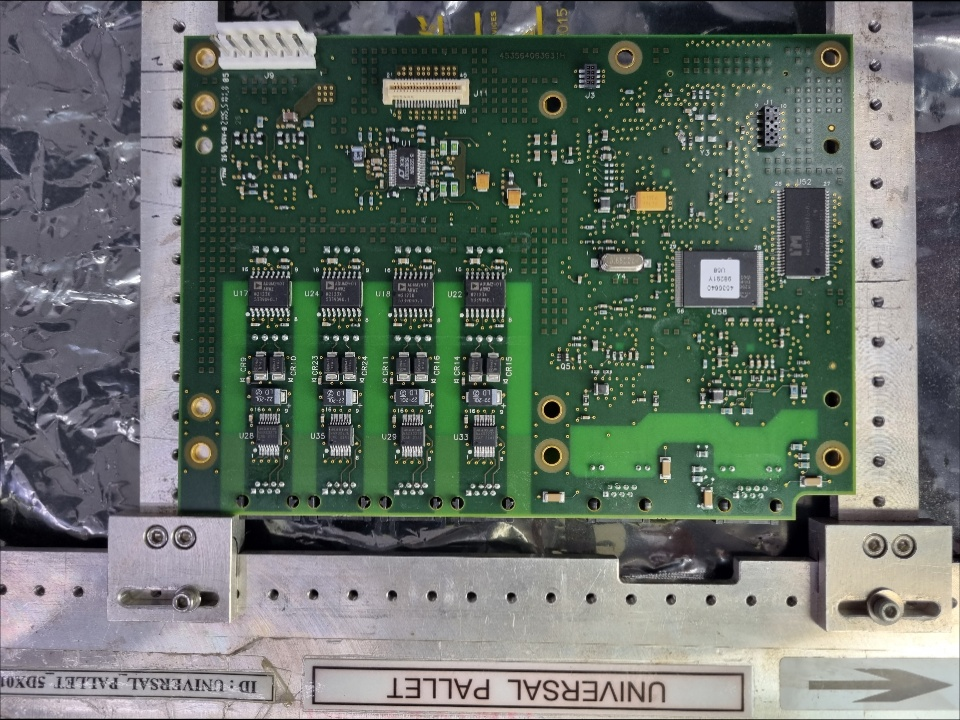
#> input picture im1reg.jpg, 960 x 720 px
$ python compcb.py
#> lines starting #> are read from the running program, lines starting #| are printed output that depends on the picture; after the words box and inside, x2 and y2 are one past the last pixel; in counts of white or black regions, pixels touching at a corner belong together
import cv2
import numpy as np

kernel = np.ones((7,7),np.uint8)

img1 = cv2.imread("im1reg.jpg")
#> img1 is the input picture: shape (720, 960, 3); mean B, G, R 104, 111.8, 102.3
#img1 = cv2.resize(img1, (640, 480))
image1 = img1

img2 = cv2.imread("im2reg.jpg")
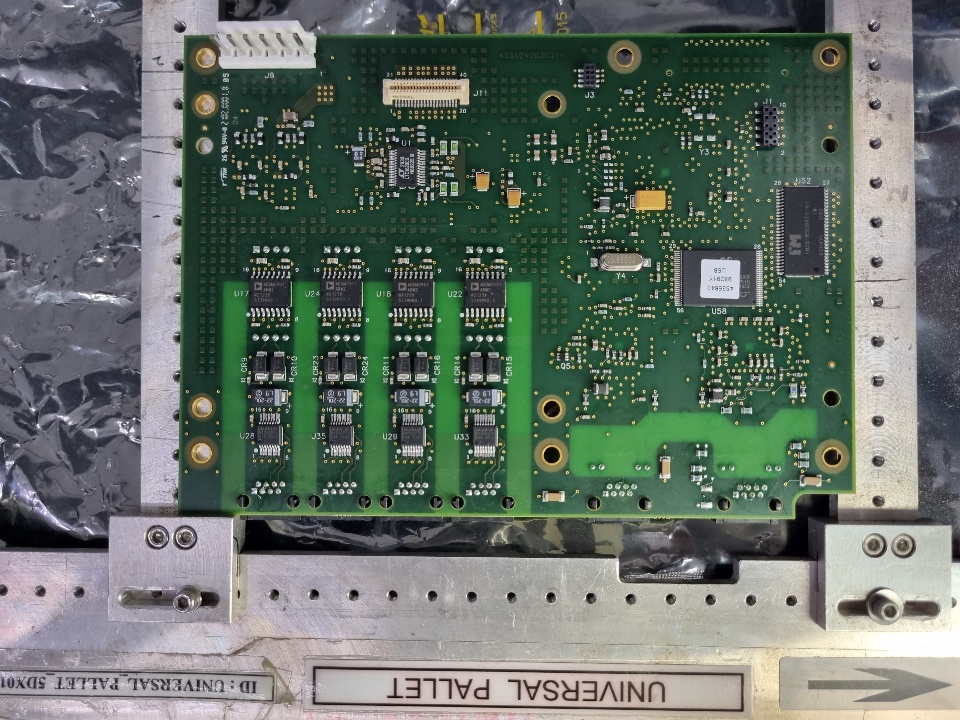
#> input picture im2reg.jpg, 960 x 720 px
#> img2 is the input picture: shape (720, 960, 3); mean B, G, R 103.8, 112.1, 101.5
#img2 = cv2.resize(img2, (640, 480))
image2 = img2
#Changing color space
g_o_img = cv2.cvtColor(image1, cv2.COLOR_BGR2LAB)   [...,0]
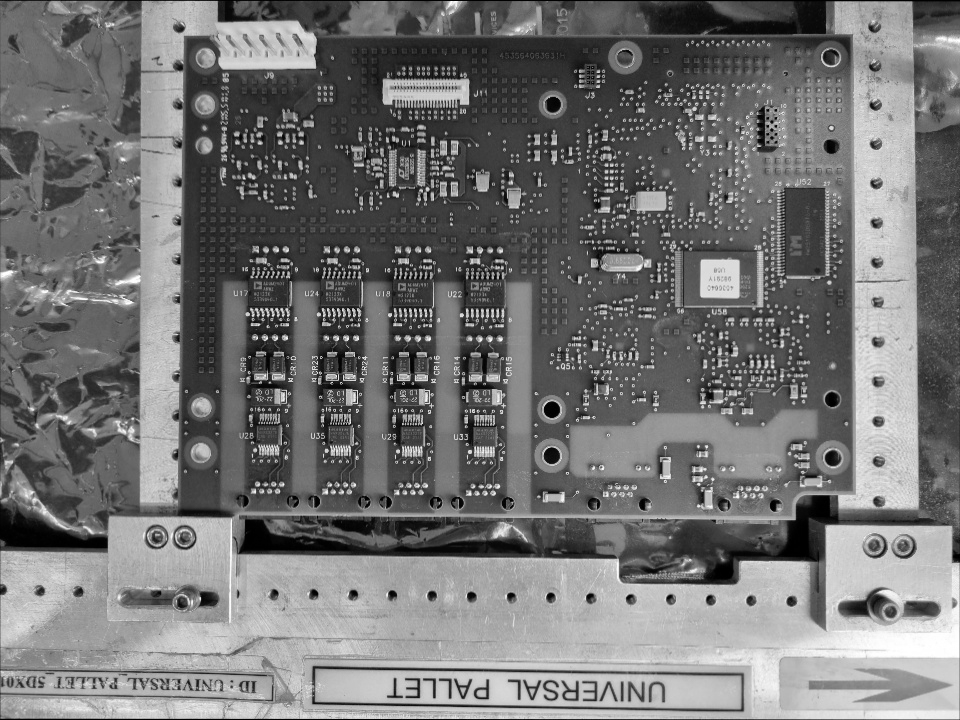
#> g_o_img: shape (720, 960); min 0, max 255, mean 115.7
g_def_img = cv2.cvtColor(image2, cv2.COLOR_BGR2LAB)[...,0]
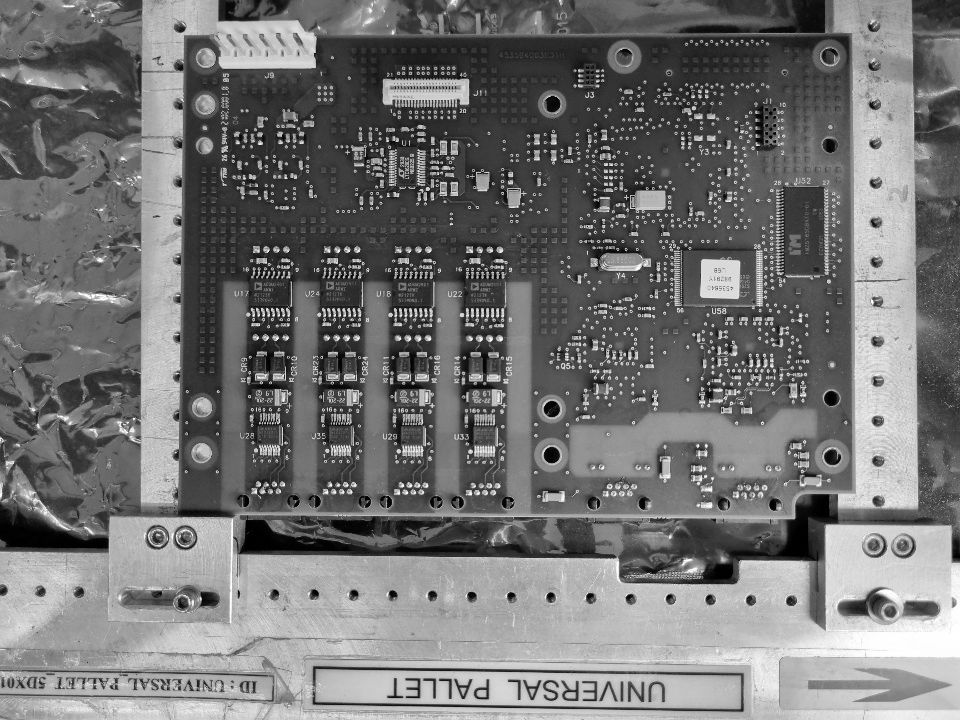
#> g_def_img: shape (720, 960); min 0, max 255, mean 115.8

#Image subtraction
sub =cv2.subtract(g_o_img, g_def_img)
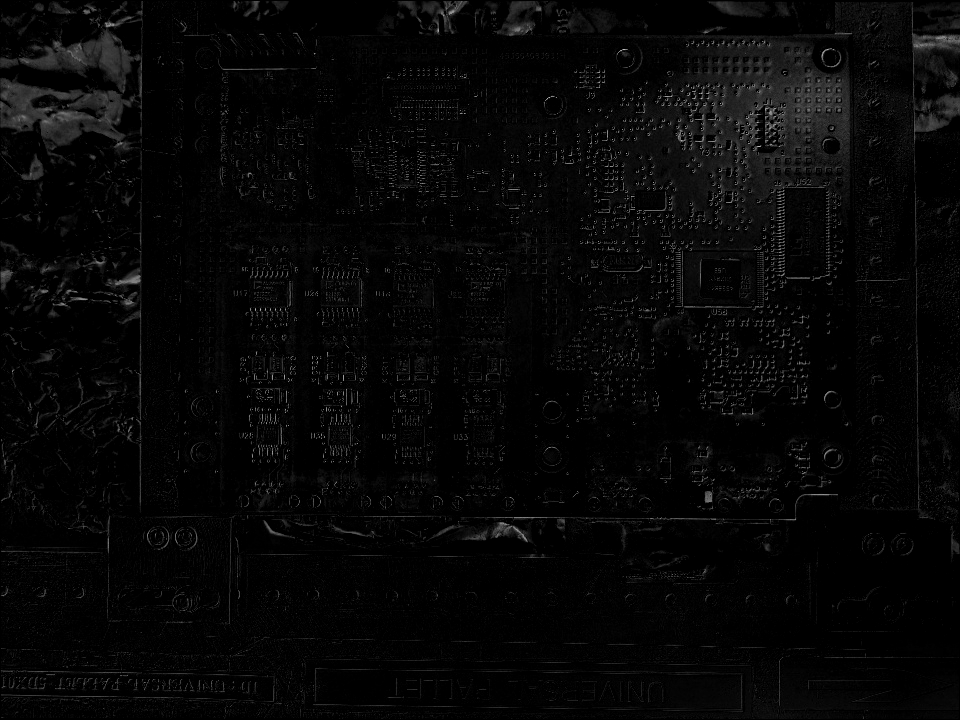
#> sub: shape (720, 960); min 0, max 190, mean 6.6
cv2.imshow('sub', sub)

thresh = cv2.threshold(sub , 49, 255, cv2.THRESH_BINARY)[1]
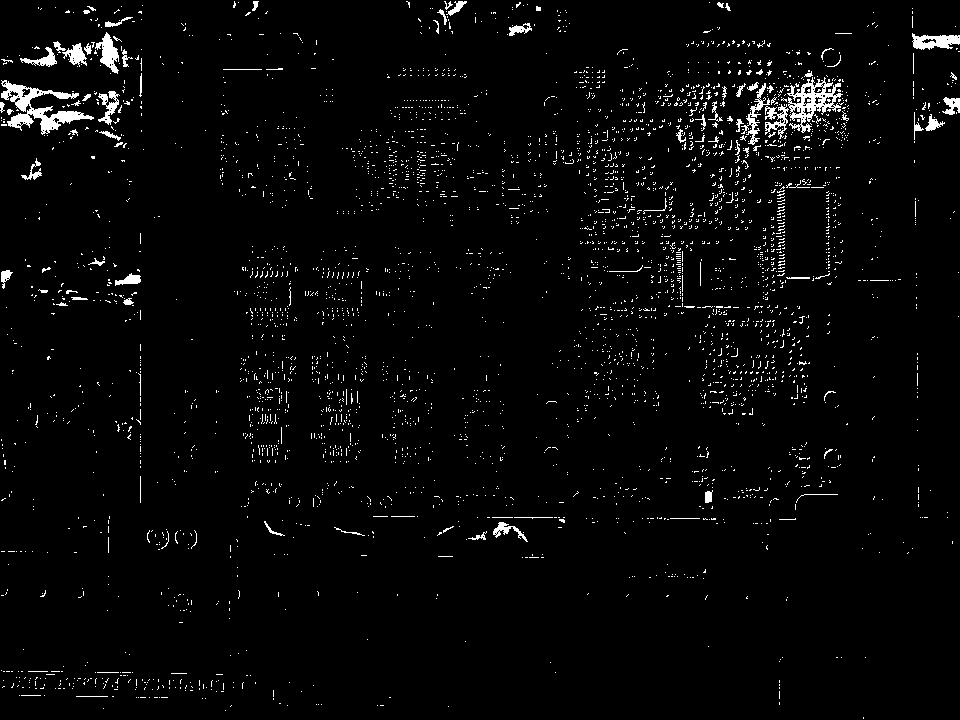
#> thresh: shape (720, 960); 2.9% white in thin lines or dots
cv2.imshow('thresh',thresh)

#Morphological opening
opening = cv2.morphologyEx(thresh, cv2.MORPH_OPEN, kernel)
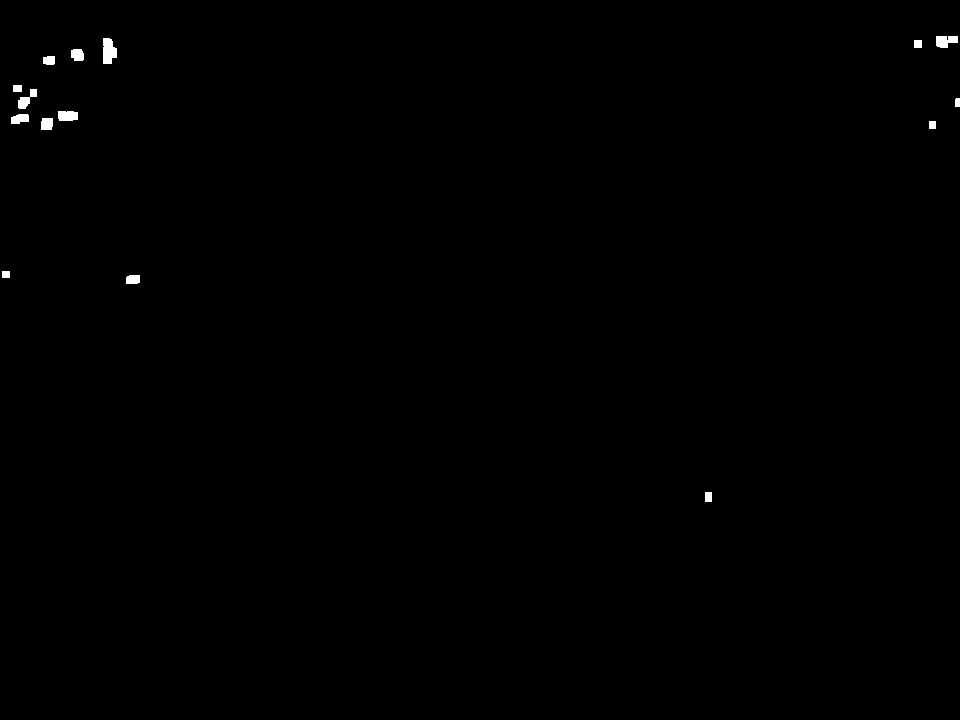
#> opening: shape (720, 960); 0.27% white; 15 white regions, largest, box (x1, y1, x2, y2) and area: (103, 38, 117, 64) 290, (936, 36, 958, 48) 205, (58, 111, 78, 121) 188
cv2.imshow('open', opening)

#Detecting blobs
params = cv2.SimpleBlobDetector_Params()
params.filterByInertia = False
params.filterByConvexity = False
params.filterByCircularity = False
params.filterByArea = True;
params.minArea = 80;


im=cv2.bitwise_not(opening)

detector = cv2.SimpleBlobDetector_create(params)

keypoints = detector.detect(im)
#> keypoints = 10 keypoints; (x, y, size): (108, 51, 20.1), (67, 115, 17.9), (945, 41, 17.3), (19, 118, 15.5), (77, 54, 14.2), (46, 124, 13.9), (133, 279, 13.8), (23, 102, 13.5), (49, 60, 12.7), (708, 496, 11)

#Drawing circle around blobs
im_with_keypoints = cv2.drawKeypoints(img2, keypoints, np.array([]), (0,0,255), cv2.DRAW_MATCHES_FLAGS_DRAW_RICH_KEYPOINTS)

#Display image with circle around defect
cv2.imshow('image',im_with_keypoints)
cv2.waitKey(0)
cv2.destroyAllWindows()
